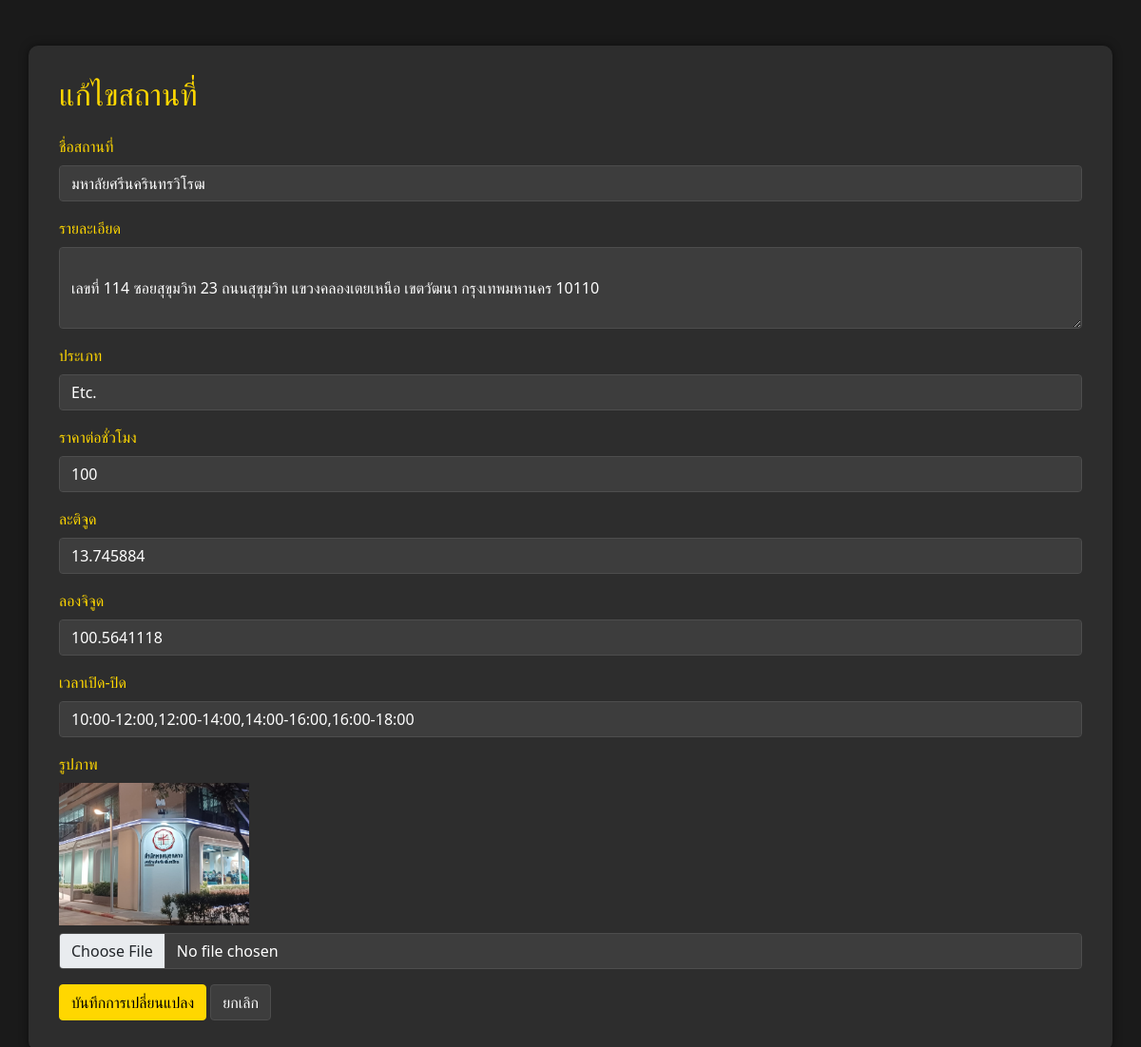
The app's page /final_use/admin/admin_editlocation.php?id=1 (signed in) with its own data.
### tables this page shows
CREATE TABLE `locations` (
  `location_id` int(10) UNSIGNED NOT NULL,
  `location_name` text NOT NULL,
  `description` text NOT NULL,
  `category` text NOT NULL,
  `price_per_hour` double NOT NULL,
  `time` text DEFAULT NULL,
  `uni` text NOT NULL,
  `link` text NOT NULL,
  `latitude` double NOT NULL,
  `longitude` double NOT NULL,
  `star` double NOT NULL,
  `wallet` decimal(10,2) DEFAULT 0.00,
  `image_path` varchar(255) DEFAULT NULL
);

### final_use/admin/admin_editlocation.php (the view, shortened to what this page needs)
<?php
include '../config/db_connect.php';
$location_id = intval($_GET['id']);
$sql = "SELECT * FROM locations WHERE location_id=?";
$stmt = mysqli_prepare($conn, $sql);
mysqli_stmt_bind_param($stmt, "i", $location_id);
mysqli_stmt_execute($stmt);
$result = mysqli_stmt_get_result($stmt);
$data = mysqli_fetch_assoc($result);
?>
<!DOCTYPE html>
<html lang="th">
<head>
    <link href="https://cdn.jsdelivr.net/npm/bootstrap@5.1.3/dist/css/bootstrap.min.css" rel="stylesheet">
</head>
<body>
    <div class="container mt-5">
        <h2>แก้ไขสถานที่</h2>
        <form method="POST" enctype="multipart/form-data">
            <div class="mb-3">
                <label for="location_name" class="form-label">ชื่อสถานที่</label>
                <input type="text" class="form-control" id="location_name" name="location_name" value="<?php echo htmlspecialchars($data['location_name']); ?>" required>
            </div>
            <div class="mb-3">
                <label for="description" class="form-label">รายละเอียด</label>
                <textarea class="form-control" id="description" name="description" rows="3" required><?php echo htmlspecialchars($data['description']); ?></textarea>
            </div>
            <div class="mb-3">
                <label for="category" class="form-label">ประเภท</label>
                <input type="text" class="form-control" id="category" name="category" value="<?php echo htmlspecialchars($data['category']); ?>" required>
            </div>
            <div class="mb-3">
                <label for="price_per_hour" class="form-label">ราคาต่อชั่วโมง</label>
                <input type="number" step="0.01" class="form-control" id="price_per_hour" name="price_per_hour" value="<?php echo htmlspecialchars($data['price_per_hour']); ?>" required>
            </div>
            <div class="mb-3">
                <label for="latitude" class="form-label">ละติจูด</label>
                <input type="number" step="0.000001" class="form-control" id="latitude" name="latitude" value="<?php echo htmlspecialchars($data['latitude']); ?>" required>
            </div>
            <div class="mb-3">
                <label for="longitude" class="form-label">ลองจิจูด</label>
                <input type="number" step="0.000001" class="form-control" id="longitude" name="longitude" value="<?php echo htmlspecialchars($data['longitude']); ?>" required>
            </div>
            <div class="mb-3">
                <label for="time" class="form-label">เวลาเปิด-ปิด</label>
                <input type="text" class="form-control" id="time" name="time" value="<?php echo htmlspecialchars($data['time']); ?>">
            </div>
            <div class="mb-3">
                <label for="image" class="form-label">รูปภาพ</label>
                <?php if (!empty($data['image_path'])): ?>
                    <div class="mb-2">
                        <img src="../img/location/<?php echo htmlspecialchars($data['image_path']); ?>" alt="Current Image" style="max-width: 200px;">
                    </div>
                <?php endif; ?>
                <input type="file" class="form-control" id="image" name="image" accept="image/jpeg,image/png,image/jpg">
            </div>
            <button type="submit" class="btn btn-primary">บันทึกการเปลี่ยนแปลง</button>
            <a href="admin_managelocation.php" class="btn btn-secondary">ยกเลิก</a>
        </form>
    </div>
</body>
</html>

### final_use/admin/admin_editlocation.php (style rules this page uses)
body { background-color: #1a1a1a; color: #ffffff; }
.container { background-color: #2d2d2d; padding: 2rem; border-radius: 10px; margin-top: 2rem; box-shadow: 0 0 10px rgba(0,0,0,0.5); }
.form-control { background-color: #3d3d3d; border: 1px solid #4d4d4d; color: #ffffff; }
.btn-primary { background-color: #ffd700; border-color: #ffd700; color: #000000; }
.btn-secondary { background-color: #3d3d3d; border-color: #4d4d4d; color: #ffffff; }
h2 { color: #ffd700; margin-bottom: 1.5rem; }
.form-label { color: #ffd700; }

### records on screen
locations: location_name "มหาลัยศรีนครินทรวิโรฒ", description "เลขที่ 114 ซอยสุขุมวิท 23 ถนนสุขุมวิท แขวงคลองเตยเหนือ เขตวัฒนา กรุงเทพมหานคร 10110", category "Etc.", price_per_hour "100", latitude "13.745884", longitude "100.5641118", time "10:00-12:00,12:00-14:00,14:00-16:00,16:00-18:00", image_path (picture)
